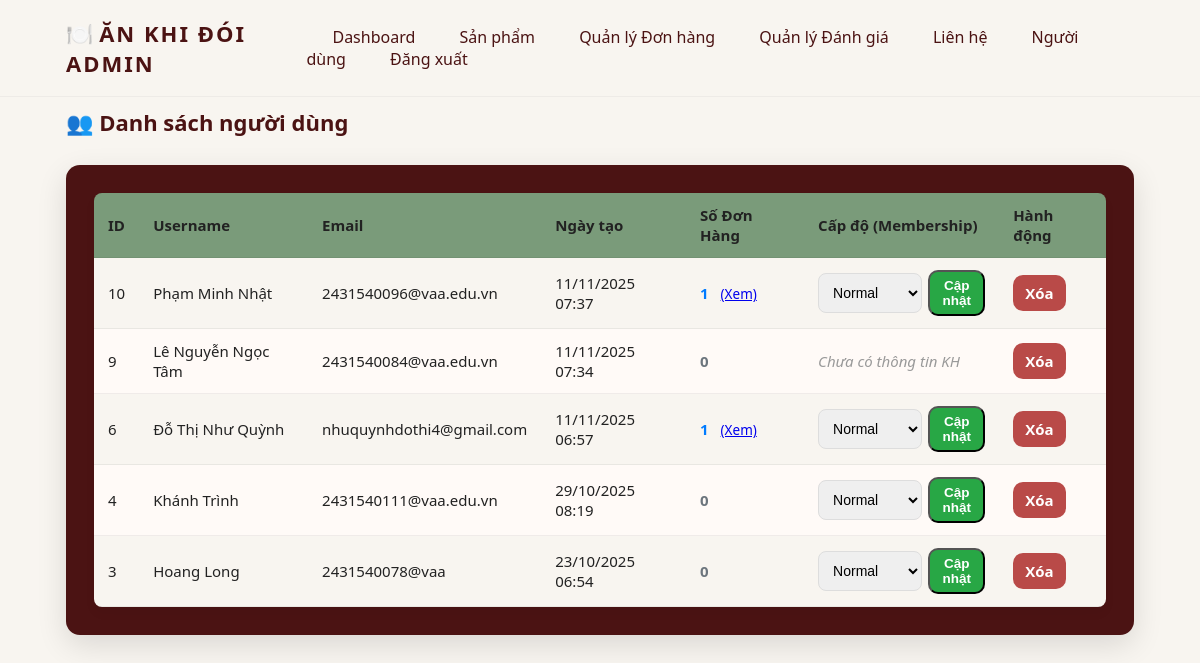
Page /admin/admin_users.php (signed in) on the committed database.
### tables this page shows
CREATE TABLE `customers` (
  `id` int(10) UNSIGNED NOT NULL,
  `user_id` int(10) UNSIGNED NOT NULL,
  `full_name` varchar(255) DEFAULT NULL,
  `phone` varchar(20) DEFAULT NULL,
  `address` text DEFAULT NULL,
  `membership` enum('normal','silver','gold','vip') DEFAULT 'normal',
  `created_at` timestamp NOT NULL DEFAULT current_timestamp()
);

CREATE TABLE `users` (
  `id` int(10) UNSIGNED NOT NULL,
  `username` varchar(50) NOT NULL,
  `password` varchar(255) NOT NULL,
  `email` varchar(100) DEFAULT NULL,
  `token` varchar(50) DEFAULT NULL,
  `created_at` timestamp NOT NULL DEFAULT current_timestamp()
);

### admin/admin_users.php (the view, shortened to what this page needs)
<?php
include '../config.php';
$usersQ = $conn->query("
    SELECT
        u.*,
        c.id AS customer_id,
        c.membership,
        COUNT(o.id) AS order_count /* ĐẾM SỐ ĐƠN HÀNG */
    FROM users u
    LEFT JOIN customers c ON u.id = c.user_id
    LEFT JOIN orders o ON c.id = o.customer_id
    GROUP BY u.id, u.username, u.email, u.created_at, c.id, c.membership /* GROUP BY theo các cột không tổng hợp */
    ORDER BY u.created_at DESC
");
?>
<!DOCTYPE html>
<html lang="vi">
<head>
<link rel="stylesheet" href="admin_style.css">
</head>
<body>
<?php include __DIR__ . '/admin_header_small.php'; ?>
<div class="page-title">👥 Danh sách người dùng</div>
<div class="table-wrap">
  <div class="akd-card">
    <table class="styled-table">
      <thead>
        <tr>
          <th>ID</th>
          <th>Username</th>
          <th>Email</th>
          <th>Ngày tạo</th>
          <th>Số Đơn Hàng</th> <th>Cấp độ (Membership)</th>
          <th>Hành động</th>
        </tr>
      </thead>
      <tbody>
      <?php $membership_levels = ['normal', 'silver', 'gold', 'vip']; ?>
      <?php while($u = $usersQ->fetch_assoc()): ?>
        <tr>
          <td><?= $u['id'] ?></td>
          <td><?= htmlspecialchars($u['username']) ?></td>
          <td><?= htmlspecialchars($u['email']) ?></td>
          <td><?= date('d/m/Y H:i', strtotime($u['created_at'])) ?></td>
          <td>
            <span style="font-weight: bold; color: <?= $u['order_count'] > 0 ? '#007bff' : '#6c757d' ?>;">
                <?= $u['order_count'] ?>
            </span>
            <?php if ($u['order_count'] > 0): ?>
                <a href="admin_orders.php?customer_id=<?= $u['customer_id'] ?>" style="margin-left: 8px; font-size: 0.9em;">(Xem)</a>
            <?php endif; ?>
          </td>
          <td>
            <?php if ($u['customer_id']):  ?>
            <form method="post" style="display:flex;gap:6px;align-items:center">
              <select name="membership">
                <?php foreach ($membership_levels as $level): ?>
                  <option value="<?= $level ?>" <?= $u['membership']==$level?'selected':'' ?>>
                    <?= ucfirst($level) ?>
                  </option>
                <?php endforeach; ?>
              </select>
              <button name="update_membership" class="akd-btn akd-btn-primary" style="background-color:#28a745; font-size: 0.9em; padding: 6px 10px;">Cập nhật</button>
            </form>
            <?php else: ?>
                <span style="color:#999; font-style:italic;">Chưa có thông tin KH</span>
            <?php endif; ?>
          </td>
          <td><a class="akd-btn akd-btn-delete" href="?delete=<?= $u['id'] ?>" onclick="return confirm('Xóa user?')">Xóa</a></td>
        </tr>
      <?php endwhile; ?>
      </tbody>
    </table>
  </div>
</div>
</body>
</html>

### admin/admin_style.css (style rules this page uses)
:root { --be: #f8f5f0; --dark-brown: #4b1313; --accent: #7a9b7a; --muted: #d7ccc8; --text: #2d2d2d; --title: #f3e29a; }
* { box-sizing: border-box; }
body { margin: 0; font-family: "Segoe UI", Tahoma, Geneva, Verdana, sans-serif; background: var(--be); color: var(--text); }
.akd-card { max-width: 1100px; margin: 28px auto; background: var(--dark-brown); color: var(--title); border-radius: 14px; padding: 28px; box-shadow: 0 10px 30px rgba(0, 0, 0, 0.12); }
.page-title { max-width: 1100px; margin: 10px auto 6px auto; padding: 0 16px; font-size: 22px; color: var(--dark-brown); font-weight: 800; }
.table-wrap { max-width: 1100px; margin: 12px auto; padding: 0 16px; }
.styled-table { width: 100%; border-collapse: collapse; background: transparent; border-radius: 8px; overflow: hidden; box-shadow: 0 6px 12px rgba(0, 0, 0, 0.04); }
.styled-table thead tr { background: var(--accent); color: #fff; }
.styled-table th, .styled-table td { padding: 12px 14px; text-align: left; font-size: 15px; border-bottom: 1px solid rgba(0, 0, 0, 0.06); color: #222; }
.styled-table tbody tr { background: var(--be); }
.styled-table tbody tr:nth-child(even) { background: #fffaf7; }
.akd-btn { display: inline-block; padding: 8px 12px; border-radius: 10px; text-decoration: none; font-weight: 600; }
.akd-btn-delete { background: #b94a48; color: #fff; }
.akd-btn-primary { background: var(--accent); color: #fff; }
input[type="text"], input[type="number"], select, textarea, input[type="file"] { width: 100%; padding: 10px; border-radius: 8px; border: 1px solid #ddd; font-size: 14px; }

### rows in the picture
customers: user "10", user.username "Phạm Minh Nhật", user.email "2431540096@vaa.edu.vn", user.created_at "11/11/2025 07:37", order_count "1", membership "Normal"
users: id "9", username "Lê Nguyễn Ngọc Tâm", email "2431540084@vaa.edu.vn", created_at "11/11/2025 07:34", order_count "0", shows "Chưa có thông tin KH"
customers: user "6", user.username "Đỗ Thị Như Quỳnh", user.email "nhuquynhdothi4@gmail.com", user.created_at "11/11/2025 06:57", order_count "1", membership "Normal"
customers: user "4", user.username "Khánh Trình", user.email "2431540111@vaa.edu.vn", user.created_at "29/10/2025 08:19", order_count "0", membership "Normal"
customers: user "3", user.username "Hoang Long", user.email "2431540078@vaa", user.created_at "23/10/2025 06:54", order_count "0", membership "Normal"
